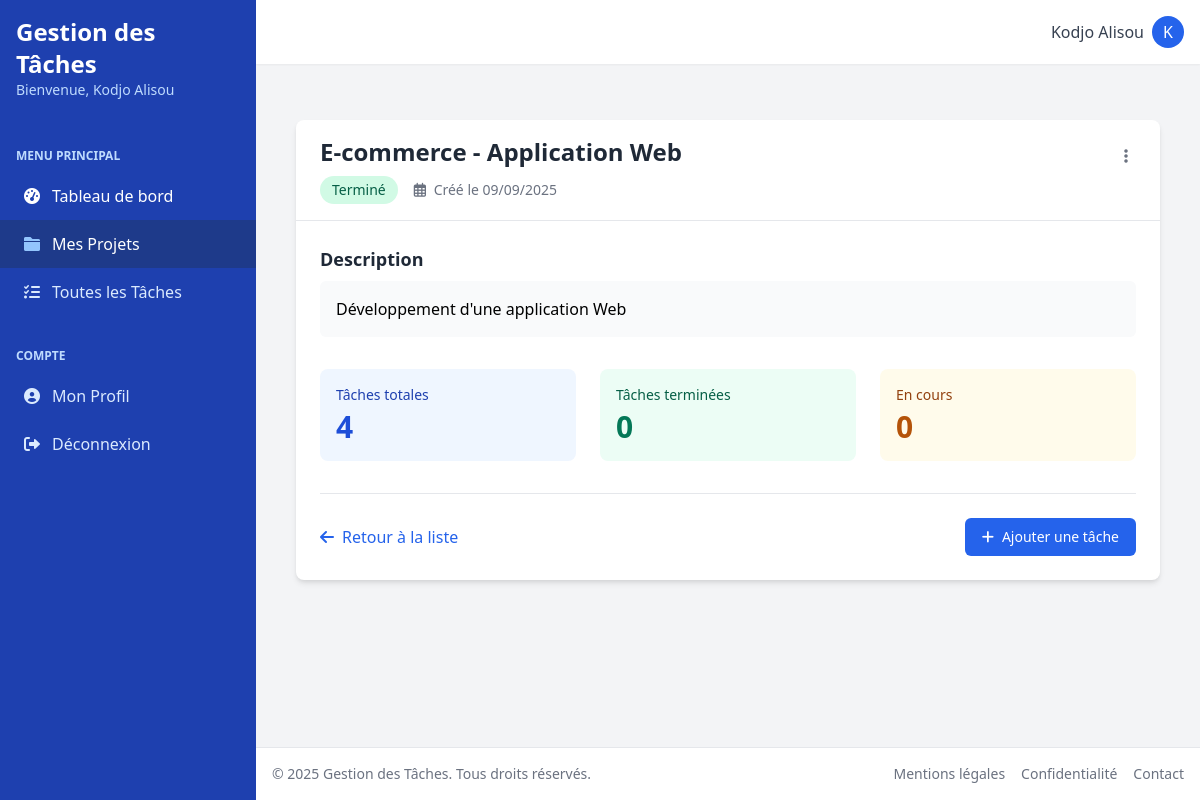
Screenshot of /projets/1/ (signed in) with the database file from the repository.
### authapp/models.py (models this page shows, shortened)
class User(AbstractUser):
    username = None
    email = models.EmailField(_('adresse email'), unique=True)
    first_name = models.CharField(_('prénom'), max_length=30, blank=False)
    last_name = models.CharField(_('nom'), max_length=30, blank=False)
    created_at = models.DateTimeField(_('date de création'), auto_now_add=True)
    updated_at = models.DateTimeField(_('date de mise à jour'), auto_now=True)
    USERNAME_FIELD = 'email'
    REQUIRED_FIELDS = ['first_name', 'last_name']
    objects = UserManager()
    class Meta:
        verbose_name = _('utilisateur')
        verbose_name_plural = _('utilisateurs')

### projects/models.py (models this page shows, shortened)
class Projet(models.Model):
    class StatutProjet(models.TextChoices):
        A_FAIRE = 'a_faire', _('À faire')
        EN_COURS = 'en_cours', _('En cours')
        TERMINE = 'termine', _('Terminé')
    titre = models.CharField(_('titre'), max_length=200)
    description = models.TextField(_('description'), blank=True)
    statut = models.CharField(
        _('statut'),
        max_length=10,
        choices=StatutProjet.choices,
        default=StatutProjet.A_FAIRE
    )
    proprietaire = models.ForeignKey(
        settings.AUTH_USER_MODEL,
        on_delete=models.CASCADE,
        related_name='projets',
        verbose_name=_('propriétaire')
    )
    date_creation = models.DateTimeField(_('date de création'), auto_now_add=True)
    date_mise_a_jour = models.DateTimeField(_('date de mise à jour'), auto_now=True)
    class Meta:
        verbose_name = _('projet')
        verbose_name_plural = _('projets')
        ordering = ['-date_creation']

### projects/views.py (the view)
# urls.py: path('<int:projet_id>/', views.detail_projet, name='detail'),
@login_required
def detail_projet(request, projet_id):
    projet = get_object_or_404(Projet, id=projet_id, proprietaire=request.user)
    taches = projet.taches.all().select_related('projet')
    logger.info("\n=== DÉTAIL PROJET ===")
    logger.info(f"Projet: {projet.titre} (ID: {projet.id})")
    logger.info(f"Nombre total de tâches: {taches.count()}")
    logger.info("Requêtes SQL exécutées:")
    for i, query in enumerate(connection.queries, 1):
        logger.info(f"{i}. {query['sql']} (temps: {query['time']}s)")
    stats = taches.values('statut').annotate(total=Count('id'))
    logger.info("Statistiques des tâches:")
    for stat in stats:
        logger.info(f"- {stat['statut']}: {stat['total']} tâches")
    sample_tasks = list(taches[:3])  # Prendre les 3 premières tâches pour l'échantillon
    logger.info("\nExemple de tâches (3 premières):")
    for i, tache in enumerate(sample_tasks, 1):
        logger.info(f"Tâche {i}:")
        logger.info(f"  - ID: {tache.id}")
        logger.info(f"  - Titre: {tache.titre}")
        logger.info(f"  - Statut: {tache.statut}")
        logger.info(f"  - Type: {type(tache)}")
        logger.info(f"  - Attributs: {dir(tache) if hasattr(tache, '__dict__') else 'Pas de __dict__'}")
    context = {
        'projet': projet,
        'taches': taches,  # QuerySet des tâches
    }
    logger.info("=== FIN DÉTAIL PROJET ===\n")
    return render(request, 'projects/detail.html', context)

### rbac/context_processors.py (called while the page is built)
def user_permissions(request):
    if not hasattr(request, 'user') or not request.user.is_authenticated:
        return {}
    def has_perm(permission_codename):
        return user_has_permission(request.user, permission_codename)
    def has_role(role_name):
        return user_has_role(request.user, role_name)
    return {
        'has_perm': has_perm,
        'has_role': has_role,
        'is_admin': request.user.is_superuser or has_role('admin'),
    }

### tasks/templatetags/task_filters.py (called while the page is built, shortened)
def debug_queryset(queryset, name="Queryset"):
    logger.info(f"=== DÉBOGAGE {name.upper()} ===")
    logger.info(f"Type: {type(queryset)}")
    logger.info(f"Taille: {len(queryset) if hasattr(queryset, '__len__') else 'N/A'}")
    if hasattr(queryset, 'model'):
        logger.info(f"Modèle: {queryset.model.__name__}")
    if hasattr(queryset, 'query'):
        logger.info(f"Requête SQL: {str(queryset.query)}")
    try:
        if hasattr(queryset, 'values_list'):
            stats = queryset.values_list('statut', flat=True)
            logger.info(f"Statuts uniques: {set(stats) if stats else 'Aucun'}")
    except Exception as e:
        logger.error(f"Erreur lors de l'analyse du queryset: {e}")
    logger.info("=== FIN DÉBOGAGE ===")

@register.filter(name='filter_statut')
def filter_statut(value, statut):
    logger.info(f"\n=== FILTRAGE PAR STATUT: {statut} ===")
    if not value:
        logger.warning("Aucune donnée à filtrer (valeur None ou vide)")
        return []
    debug_queryset(value, "Entrée du filtre")
    if isinstance(value, QuerySet):
        try:
            queryset = value.all()
            result = queryset.filter(statut=statut)
            logger.info(f"{result.count()} éléments correspondent au statut '{statut}' (sur {queryset.count()} au total)")
            return result
        except Exception as e:
            logger.error(f"Erreur lors du filtrage du QuerySet: {e}")
            return value.none()
    error_msg = f"Type non pris en charge pour le filtrage: {type(value)}. Attendu: QuerySet ou itérable."
    logger.error(error_msg)
    return []

### templates/projects/detail.html (shortened to what this page needs)
{% extends 'base.html' %}
{% load static %}
{% load task_filters %}
{% block content %}
<div class="container mx-auto px-4 py-8">
    <div class="bg-white rounded-lg shadow-md overflow-hidden">
        <div class="px-6 py-4 border-b border-gray-200">
            <div class="flex justify-between items-start">
                <div>
                    <h1 class="text-2xl font-bold text-gray-800">{{ projet.titre }}</h1>
                    <div class="flex items-center mt-2">
                        <span class="inline-flex items-center px-3 py-1 rounded-full text-sm font-medium
                                    {% if projet.statut == 'a_faire' %}bg-yellow-100 text-yellow-800
                                    {% elif projet.statut == 'en_cours' %}bg-blue-100 text-blue-800
                                    {% else %}bg-green-100 text-green-800{% endif %}">
                            {{ projet.get_statut_display }}
                        </span>
                        <span class="ml-4 text-sm text-gray-500">
                            <i class="far fa-calendar-alt mr-1"></i>
                            Créé le {{ projet.date_creation|date:"d/m/Y" }}
                        </span>
                    </div>
                </div>
                <div class="dropdown">
                    <button onclick="toggleDropdown('projectActions-{{ projet.id }}', event)" class="dropdown-toggle text-gray-500 hover:text-gray-700">
                        <i class="fas fa-ellipsis-v"></i>
                    </button>
                </div>
            </div>
        </div>
        <div class="p-6">
            <div class="mb-8">
                <h2 class="text-lg font-semibold text-gray-800 mb-2">Description</h2>
                <div class="bg-gray-50 p-4 rounded-md">
                    {% if projet.description %}
                        {{ projet.description|linebreaks }}
                    {% else %}
                        <p class="text-gray-500 italic">Aucune description fournie.</p>
                    {% endif %}
                </div>
            </div>
            <div class="grid grid-cols-1 md:grid-cols-3 gap-6 mb-8">
                <div class="bg-blue-50 p-4 rounded-lg">
                    <div class="text-blue-800 text-sm font-medium">Tâches totales</div>
                    <div class="mt-1 text-3xl font-semibold text-blue-700">{{ taches|length }}</div>
                </div>
                <div class="bg-green-50 p-4 rounded-lg">
                    <div class="text-green-800 text-sm font-medium">Tâches terminées</div>
                    <div class="mt-1 text-3xl font-semibold text-green-700">{{ taches|filter_statut:'terminee'|length }}</div>
                </div>
                <div class="bg-yellow-50 p-4 rounded-lg">
                    <div class="text-yellow-800 text-sm font-medium">En cours</div>
                    <div class="mt-1 text-3xl font-semibold text-yellow-700">{{ taches|filter_statut:'en_cours'|length }}</div>
                </div>
            </div>
            <div class="border-t border-gray-200 pt-6 flex justify-between items-center">
                <a href="{% url 'projects:liste' %}"
                   class="inline-flex items-center text-blue-600 hover:text-blue-800">
                    <i class="fas fa-arrow-left mr-2"></i> Retour à la liste
                </a>
                <div class="space-x-3">
                    <a href="{% url 'tasks:creer' %}?projet={{ projet.id }}"
                       class="inline-flex items-center px-4 py-2 border border-transparent text-sm font-medium rounded-md text-white bg-blue-600 hover:bg-blue-700">
                        <i class="fas fa-plus mr-2"></i> Ajouter une tâche
                    </a>
                </div>
            </div>
        </div>
    </div>
</div>
{% endblock %}

### templates/base.html (shortened to what this page needs)
<!DOCTYPE html>
{% load static %}
<html lang="fr">
<head>
    <link href="https://cdn.jsdelivr.net/npm/tailwindcss@2.2.19/dist/tailwind.min.css" rel="stylesheet">
    <link rel="stylesheet" href="https://cdnjs.cloudflare.com/ajax/libs/font-awesome/6.0.0-beta3/css/all.min.css">
</head>
<body class="bg-gray-100">
    <div class="min-h-screen flex relative">
        <div class="bg-blue-800 text-white w-64 flex-shrink-0" style="position: relative; z-index: 1;">
            <div class="p-4">
                <h1 class="text-2xl font-bold">Gestion des Tâches</h1>
                {% if user.is_authenticated %}
                <p class="text-blue-200 text-sm">Bienvenue, {{ user.get_full_name|default:user.email }}</p>
                {% endif %}
            </div>
            {% if user.is_authenticated %}
            <nav class="mt-6">
                <div class="px-4 py-2 text-blue-200 uppercase text-xs font-semibold">Menu Principal</div>
                <a href="{% url 'tableau_de_bord' %}"
                   class="flex items-center px-6 py-3 text-white hover:bg-blue-700">
                    <i class="fas fa-tachometer-alt mr-3"></i>
                    Tableau de bord
                </a>
                <a href="{% url 'projects:liste' %}"
                   class="flex items-center px-6 py-3 text-blue-100 hover:bg-blue-700">
                    <i class="fas fa-folder mr-3"></i>
                    Mes Projets
                </a>
                <a href="{% url 'tasks:liste' %}"
                   class="flex items-center px-6 py-3 text-blue-100 hover:bg-blue-700">
                    <i class="fas fa-tasks mr-3"></i>
                    Toutes les Tâches
                </a>
                <div class="px-4 py-2 text-blue-200 uppercase text-xs font-semibold mt-6">Compte</div>
                <a href="{% url 'authapp:profil' %}"
                   class="flex items-center px-6 py-3 text-blue-100 hover:bg-blue-700">
                    <i class="fas fa-user-circle mr-3"></i>
                    Mon Profil
                </a>
                <a href="{% url 'authapp:deconnexion' %}"
                   class="flex items-center px-6 py-3 text-blue-100 hover:bg-blue-700">
                    <i class="fas fa-sign-out-alt mr-3"></i>
                    Déconnexion
                </a>
            </nav>
            {% endif %}
        </div>
        <div class="flex-1 flex flex-col overflow-visible" style="position: relative; z-index: 1;">
            <header class="bg-white shadow-sm z-10">
                <div class="flex items-center justify-between p-4">
                    {% if user.is_authenticated %}
                    <div class="flex items-center">
                        <div class="relative">
                            <button id="user-menu" class="flex items-center focus:outline-none">
                                <span class="text-gray-700 mr-2 hidden md:inline">{{ user.get_full_name|default:user.email }}</span>
                                <div class="w-8 h-8 rounded-full bg-blue-600 flex items-center justify-center text-white">
                                    {{ user.first_name|first|default:user.email|first|upper }}
                                </div>
                            </button>
                        </div>
                    </div>
                    {% endif %}
                </div>
            </header>
            <main class="flex-1 overflow-x-hidden overflow-y-auto bg-gray-100 p-6">
                {% block content %}{% endblock %}
            </main>
            <footer class="bg-white border-t border-gray-200 p-4">
                <div class="flex items-center justify-between text-sm text-gray-500">
                    <div>
                        &copy; {% now "Y" %} Gestion des Tâches. Tous droits réservés.
                    </div>
                    <div class="flex space-x-4">
                        <a href="#" class="hover:text-blue-600">Mentions légales</a>
                        <a href="#" class="hover:text-blue-600">Confidentialité</a>
                        <a href="#" class="hover:text-blue-600">Contact</a>
                    </div>
                </div>
            </footer>
        </div>
    </div>
</body>
</html>

### templates/base.html (style rules this page uses)
.dropdown { position: relative; display: inline-block; z-index: 1001; }
.dropdown-toggle { cursor: pointer; padding: 0.5rem; border-radius: 0.375rem; transition: background-color 0.2s; }

### rows the page displays
User: get_full_name "Kodjo Alisou", first_name|first "K"
Projet: titre "E-commerce - Application Web", statut "Terminé", date_creation "09/09/2025", description "Développement d'une application Web"

### other values shown
{{ taches|length }} "4"
{{ taches|filter_statut:'terminee'|length }} "0"
{{ taches|filter_statut:'en_cours'|length }} "0"
